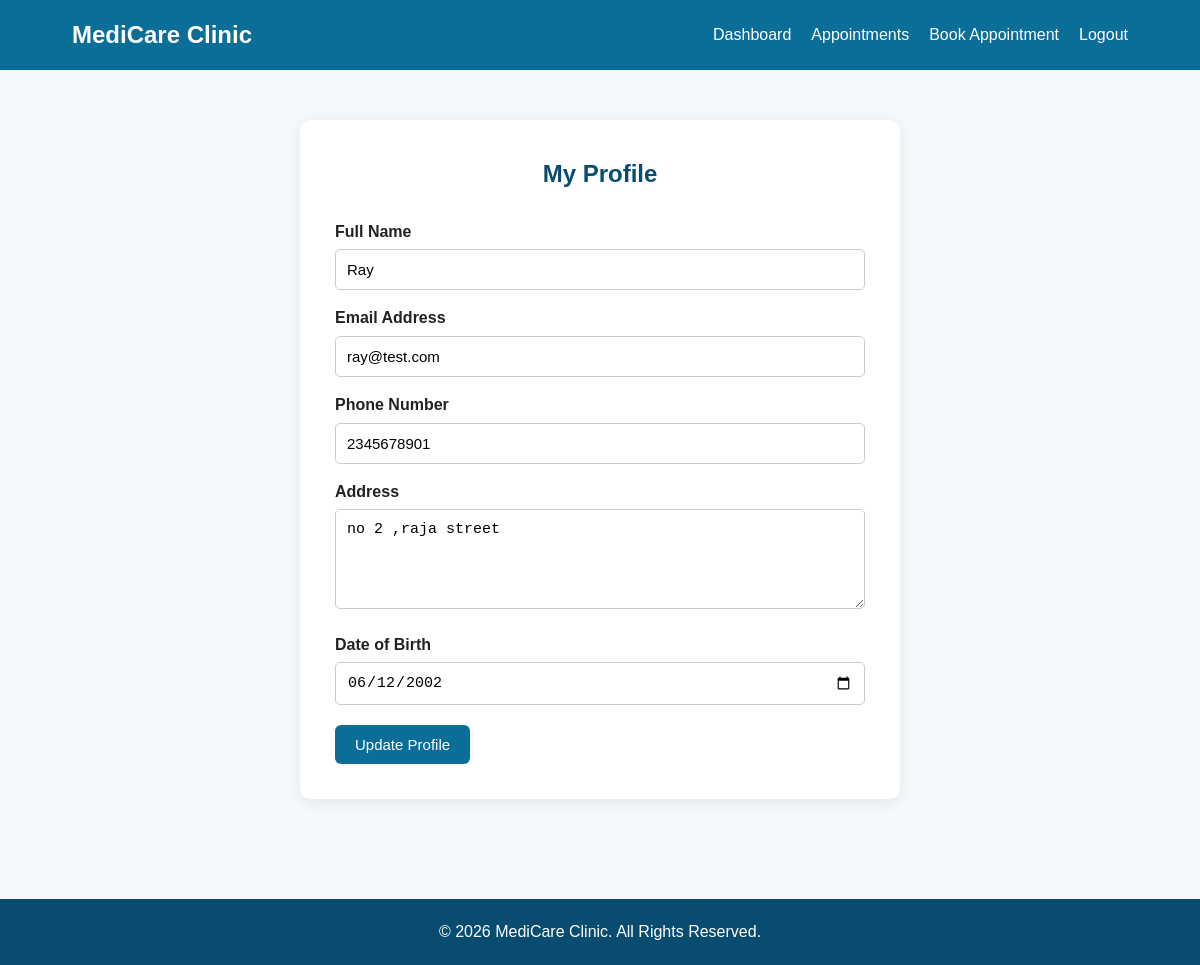
The page /patient/profile.php (signed in) on the database its author committed.
### tables this page shows
CREATE TABLE IF NOT EXISTS `patients` (
  `id` int(11) NOT NULL AUTO_INCREMENT,
  `user_id` int(11) DEFAULT NULL,
  `phone` varchar(20) DEFAULT NULL,
  `address` varchar(255) DEFAULT NULL,
  `date_of_birth` date DEFAULT NULL,
  PRIMARY KEY (`id`),
  KEY `user_id` (`user_id`)
);

CREATE TABLE IF NOT EXISTS `users` (
  `id` int(11) NOT NULL AUTO_INCREMENT,
  `name` varchar(100) NOT NULL,
  `email` varchar(100) NOT NULL,
  `password` varchar(255) NOT NULL,
  `role` enum('patient','doctor','admin') DEFAULT 'patient',
  PRIMARY KEY (`id`),
  UNIQUE KEY `email` (`email`)
);

### patient/profile.php (the view, shortened to what this page needs)
<?php
include "../config/database.php";
$userId = $_SESSION["user_id"];
$stmt = $conn->prepare("
    SELECT u.name, u.email, p.phone, p.address, p.date_of_birth
    FROM users u
    JOIN patients p ON u.id = p.user_id
    WHERE u.id = ?
");
$stmt->bind_param("i", $userId);
$stmt->execute();
$result = $stmt->get_result();
$patient = $result->fetch_assoc();
?>
<!DOCTYPE html>
<html lang="en">
<head>
    <link rel="stylesheet" href="../css/style.css">
</head>
<body>
<header>
    <div class="logo">MediCare Clinic</div>
    <nav>
        <a href="dashboard.php">Dashboard</a>
        <a href="appointments.php">Appointments</a>
        <a href="book.php">Book Appointment</a>
        <a href="../logout.php">Logout</a>
    </nav>
</header>
<div class="form-container">
    <h2>My Profile</h2>
    <form method="POST">
        <label>Full Name</label>
        <input type="text"
               value="<?php echo htmlspecialchars($patient["name"]); ?>"
               readonly>
        <label>Email Address</label>
        <input type="email"
               value="<?php echo htmlspecialchars($patient["email"]); ?>"
               readonly>
        <label>Phone Number</label>
        <input type="text"
               name="phone"
               value="<?php echo htmlspecialchars($patient["phone"] ?? ""); ?>">
        <label>Address</label>
        <textarea name="address"><?php echo htmlspecialchars($patient["address"] ?? ""); ?></textarea>
        <label>Date of Birth</label>
        <input type="date"
               name="date_of_birth"
               value="<?php echo htmlspecialchars($patient["date_of_birth"] ?? ""); ?>">
        <button type="submit" class="btn">Update Profile</button>
    </form>
</div>
<footer>
    <p>&copy; 2026 MediCare Clinic. All Rights Reserved.</p>
</footer>
</body>
</html>

### css/style.css (style rules this page uses)
html, body { min-height: 100%; }
body { min-height: 100vh; display: flex; flex-direction: column; }
footer { margin-top: auto; }
* { margin: 0; padding: 0; box-sizing: border-box; }
body { font-family: Arial, sans-serif; background: #f5f8fc; color: #222; line-height: 1.6; }
header { background: #0b6e99; color: white; padding: 16px 6%; display: flex; justify-content: space-between; align-items: center; }
.logo { font-size: 24px; font-weight: bold; }
nav { display: flex; gap: 20px; flex-wrap: wrap; }
nav a { color: white; text-decoration: none; font-weight: 500; }
.btn { display: inline-block; background: #0b6e99; color: white; padding: 11px 20px; border: none; border-radius: 6px; text-decoration: none; cursor: pointer; font-size: 15px; }
.form-container { width: 90%; max-width: 600px; margin: 50px auto; background: white; padding: 35px; border-radius: 10px; box-shadow: 0 3px 15px rgba(0, 0, 0, 0.08); }
.form-container h2 { text-align: center; color: #084c70; margin-bottom: 25px; }
.form-container label { display: block; margin-top: 15px; margin-bottom: 5px; font-weight: bold; }
.form-container input, .form-container select, .form-container textarea { width: 100%; padding: 11px; border: 1px solid #ccc; border-radius: 5px; font-size: 15px; }
.form-container textarea { min-height: 100px; resize: vertical; }
.form-container .btn { margin-top: 20px; }
footer { background: #084c70; color: white; text-align: center; padding: 20px; margin-top: 50px; }

### rows shown on the page
patients: user.name "Ray", user.email "ray@test.com", phone "2345678901", address "no 2 ,raja street", date_of_birth "06/12/2002"
